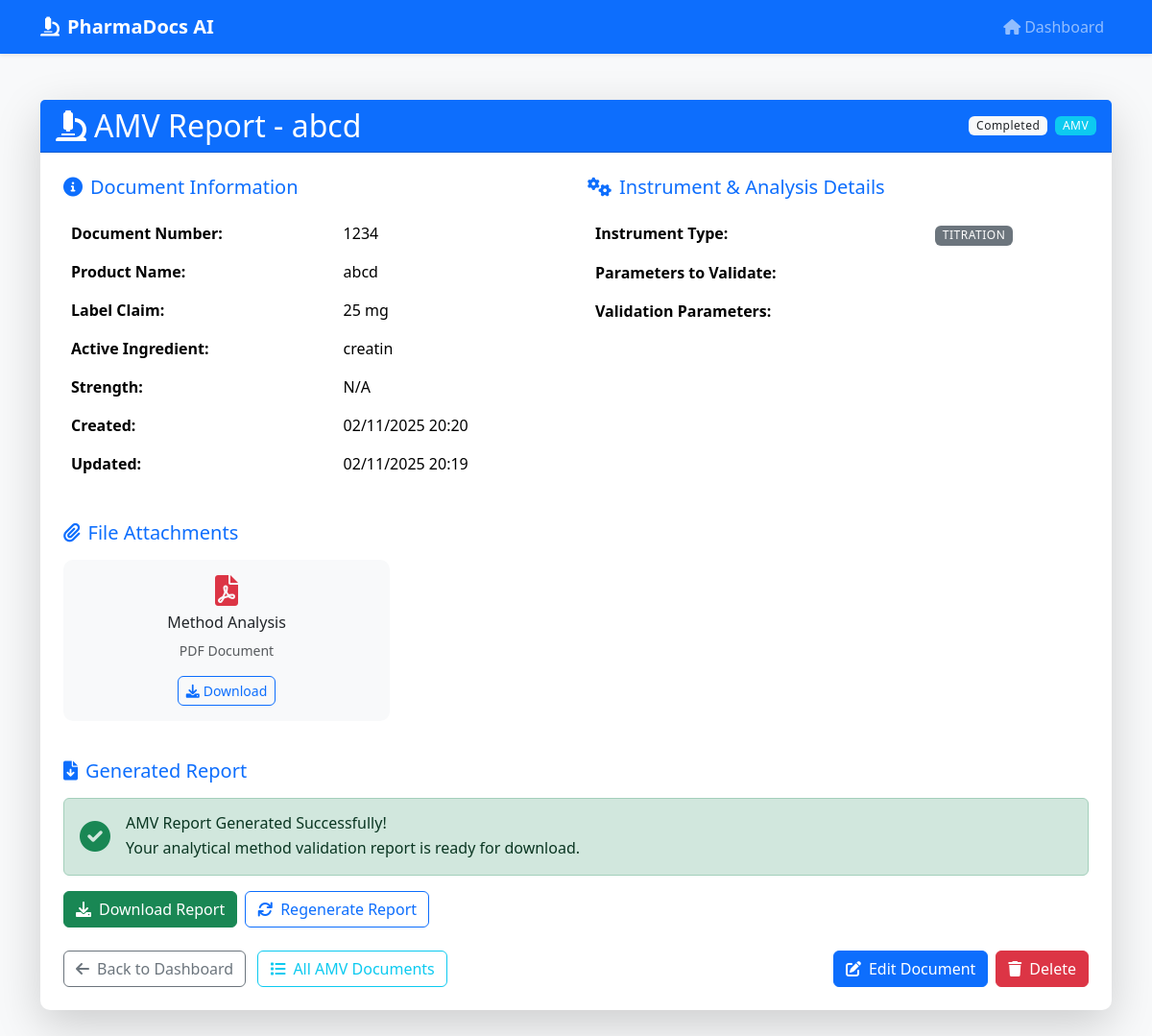
The page /amv/5 (signed in) on the database its author committed.
### models.py (models this page shows, shortened)
class Document(db.Model):
    __tablename__ = 'documents'
    id: Mapped[int] = mapped_column(Integer, primary_key=True)
    user_id: Mapped[int] = mapped_column(Integer, ForeignKey('users.id'), nullable=False)
    company_id: Mapped[int] = mapped_column(Integer, ForeignKey('companies.id'), nullable=False)
    document_type: Mapped[str] = mapped_column(String(50), nullable=False)  # AMV, PV, Stability, etc.
    document_number: Mapped[str] = mapped_column(String(100), nullable=True)
    title: Mapped[str] = mapped_column(String(300), nullable=False)
    status: Mapped[str] = mapped_column(String(20), default='draft')  # draft, generated, completed
    stp_file_url: Mapped[str] = mapped_column(String(500), nullable=True)
    raw_data_url: Mapped[str] = mapped_column(String(500), nullable=True)
    method_analysis_file_url: Mapped[str] = mapped_column(String(500), nullable=True)  # Added for AMV
    generated_doc_url: Mapped[str] = mapped_column(String(500), nullable=True)
    generated_excel_url: Mapped[str] = mapped_column(String(500), nullable=True)
    document_metadata: Mapped[str] = mapped_column(Text, nullable=True)  # JSON string for additional data
    created_at: Mapped[datetime] = mapped_column(DateTime, default=datetime.now())
    updated_at: Mapped[datetime] = mapped_column(DateTime, default=datetime.now(), onupdate=datetime.now())
    user: Mapped["User"] = relationship("User", back_populates="documents")
    company: Mapped["Company"] = relationship("Company", back_populates="documents")
    amv_details: Mapped["AMVDocument"] = relationship("AMVDocument", back_populates="document", uselist=False)
    amv_verification_details: Mapped["AMVVerificationDocument"] = relationship("AMVVerificationDocument", back_populates="document", uselist=False)

class AMVDocument(db.Model):
    __tablename__ = 'amv_documents'
    id: Mapped[int] = mapped_column(Integer, primary_key=True)
    document_id: Mapped[int] = mapped_column(Integer, ForeignKey('documents.id'), nullable=False)
    product_name: Mapped[str] = mapped_column(String(200), nullable=False)
    label_claim: Mapped[str] = mapped_column(String(100), nullable=False)
    active_ingredient: Mapped[str] = mapped_column(String(200), nullable=False)
    strength: Mapped[str] = mapped_column(String(100), nullable=True)
    instrument_type: Mapped[str] = mapped_column(String(50), nullable=False)  # uv, hplc, gc, titration, ir, aas
    instrument_params: Mapped[str] = mapped_column(Text, nullable=True)
    validation_params: Mapped[str] = mapped_column(Text, nullable=True)  # JSON array of selected parameters
    parameters_to_validate: Mapped[str] = mapped_column(Text, nullable=True)  # JSON array of parameters to validate
    stp_filename: Mapped[str] = mapped_column(String(500), nullable=True)
    method_filename: Mapped[str] = mapped_column(String(500), nullable=True)
    raw_data_filename: Mapped[str] = mapped_column(String(500), nullable=True)
    validation_status: Mapped[str] = mapped_column(String(20), default='pending')  # pending, in_progress, completed, failed
    protocol_generated: Mapped[bool] = mapped_column(Boolean, default=False)
    report_generated: Mapped[bool] = mapped_column(Boolean, default=False)
    created_at: Mapped[datetime] = mapped_column(DateTime, default=datetime.now())
    updated_at: Mapped[datetime] = mapped_column(DateTime, default=datetime.now(), onupdate=datetime.now())
    document: Mapped["Document"] = relationship("Document", back_populates="amv_details")

### app_routes/amv_routes.py (the view)
@amv_bp.route('/<int:document_id>')
def view_amv(document_id):
    if 'user_id' not in session:
        return redirect(url_for('auth.login'))
    document = Document.query.filter_by(id=document_id, user_id=session['user_id']).first()
    if not document:
        flash('Document not found', 'error')
        return redirect(url_for('dashboard.user_dashboard'))
    if document.document_type != 'AMV':
        flash('Document not found', 'error')
        return redirect(url_for('dashboard.user_dashboard'))
    metadata = {}
    if document.document_metadata:
        try:
            metadata = json.loads(document.document_metadata)
        except:
            metadata = {}
    amv_details = AMVDocument.query.filter_by(document_id=document_id).first()
    return render_template('view_amv.html', document=document, metadata=metadata, amv_details=amv_details)

### app.py (called while the page is built)
@app.context_processor
def utility_processor():
    return {
        'get_amv_documents_count': get_amv_documents_count,
        'get_amv_verification_count': get_amv_verification_count
    }

### templates/view_amv.html (shortened to what this page needs)
<!DOCTYPE html>
<html lang="en">
<head>
    <link href="https://cdn.jsdelivr.net/npm/bootstrap@5.3.2/dist/css/bootstrap.min.css" rel="stylesheet">
    <link rel="stylesheet" href="{{ url_for('static', filename='css/style.css') }}">
    <link rel="stylesheet" href="https://cdnjs.cloudflare.com/ajax/libs/font-awesome/6.0.0/css/all.min.css">
</head>
<body class="bg-light">
    <nav class="navbar navbar-expand-lg navbar-dark bg-primary shadow-sm">
        <div class="container">
            <a class="navbar-brand" href="{{ url_for('dashboard.user_dashboard') }}">
                <i class="fas fa-microscope me-2"></i>PharmaDocs AI
            </a>
            <div class="navbar-nav ms-auto">
                <a class="nav-link" href="{{ url_for('dashboard.user_dashboard') }}">
                    <i class="fas fa-home me-1"></i>Dashboard
                </a>
            </div>
        </div>
    </nav>
    <div class="container mt-5 mb-5">
        <div class="card shadow-lg border-0">
            <div class="card-header bg-primary text-white">
                <div class="d-flex justify-content-between align-items-center">
                    <h2 class="mb-0">
                        <i class="fas fa-microscope me-2"></i>{{ document.title }}
                    </h2>
                    <div class="d-flex gap-2">
                        <span class="badge bg-light text-dark">{{ document.status.title() }}</span>
                        <span class="badge bg-info">{{ document.document_type }}</span>
                    </div>
                </div>
            </div>
            <div class="card-body p-4">
                <div class="row mb-4">
                    <div class="col-md-6">
                        <h5 class="text-primary mb-3">
                            <i class="fas fa-info-circle me-2"></i>Document Information
                        </h5>
                        <table class="table table-borderless">
                            <tr>
                                <td><strong>Document Number:</strong></td>
                                <td>{{ document.document_number or 'Not assigned' }}</td>
                            </tr>
                            <tr>
                                <td><strong>Product Name:</strong></td>
                                <td>{{ metadata.get('product_name', 'N/A') }}</td>
                            </tr>
                            <tr>
                                <td><strong>Label Claim:</strong></td>
                                <td>{{ metadata.get('label_claim', 'N/A') }}</td>
                            </tr>
                            <tr>
                                <td><strong>Active Ingredient:</strong></td>
                                <td>{{ metadata.get('active_ingredient', 'N/A') }}</td>
                            </tr>
                            <tr>
                                <td><strong>Strength:</strong></td>
                                <td>{{ metadata.get('strength', 'N/A') }}</td>
                            </tr>
                            <tr>
                                <td><strong>Created:</strong></td>
                                <td>{{ document.created_at.strftime('%d/%m/%Y %H:%M') }}</td>
                            </tr>
                            <tr>
                                <td><strong>Updated:</strong></td>
                                <td>{{ document.updated_at.strftime('%d/%m/%Y %H:%M') }}</td>
                            </tr>
                        </table>
                    </div>
                    <div class="col-md-6">
                        <h5 class="text-primary mb-3">
                            <i class="fas fa-cogs me-2"></i>Instrument & Analysis Details
                        </h5>
                        <table class="table table-borderless">
                            <tr>
                                <td><strong>Instrument Type:</strong></td>
                                <td>
                                    <span class="badge bg-secondary">
                                        {{ metadata.get('instrument_type', 'N/A').upper() }}
                                    </span>
                                </td>
                            </tr>
                            <tr>
                                <td><strong>Parameters to Validate:</strong></td>
                                <td>
                                </td>
                            </tr>
                            <tr>
                                <td><strong>Validation Parameters:</strong></td>
                                <td>
                                </td>
                            </tr>
                        </table>
                    </div>
                </div>
                <div class="mb-4">
                    <h5 class="text-primary mb-3">
                        <i class="fas fa-paperclip me-2"></i>File Attachments
                    </h5>
                    <div class="row">
                        {% if document.method_analysis_file_url %}
                        <div class="col-md-4 mb-3">
                            <div class="card border-0 bg-light">
                                <div class="card-body text-center">
                                    <i class="fas fa-file-pdf text-danger fa-2x mb-2"></i>
                                    <h6 class="card-title">Method Analysis</h6>
                                    <p class="card-text text-muted small">PDF Document</p>
                                    <a href="{{ document.method_analysis_file_url }}"
                                       class="btn btn-outline-primary btn-sm" target="_blank">
                                        <i class="fas fa-download me-1"></i>Download
                                    </a>
                                </div>
                            </div>
                        </div>
                        {% endif %}
                    </div>
                </div>
                {% if document.generated_doc_url %}
                <div class="mb-4">
                    <h5 class="text-primary mb-3">
                        <i class="fas fa-file-download me-2"></i>Generated Report
                    </h5>
                    <div class="alert alert-success d-flex align-items-center">
                        <i class="fas fa-check-circle fa-2x me-3 text-success"></i>
                        <div>
                            <h6 class="mb-1">AMV Report Generated Successfully!</h6>
                            <p class="mb-0">Your analytical method validation report is ready for download.</p>
                        </div>
                    </div>
                    <div class="d-flex gap-2">
                        <a href="{{ url_for('amv_bp.download_amv_report', document_id=document.id) }}"
                           class="btn btn-success">
                            <i class="fas fa-download me-2"></i>Download Report
                        </a>
                        <button class="btn btn-outline-primary" onclick="regenerateReport()">
                            <i class="fas fa-sync me-2"></i>Regenerate Report
                        </button>
                    </div>
                </div>
                {% endif %}
                <div class="d-flex justify-content-between align-items-center">
                    <div>
                        <a href="{{ url_for('dashboard.user_dashboard') }}" class="btn btn-outline-secondary">
                            <i class="fas fa-arrow-left me-2"></i>Back to Dashboard
                        </a>
                        <a href="{{ url_for('amv_bp.list_amv_documents') }}" class="btn btn-outline-info ms-2">
                            <i class="fas fa-list me-2"></i>All AMV Documents
                        </a>
                    </div>
                    <div class="d-flex gap-2">
                        <button class="btn btn-primary" onclick="editDocument()">
                            <i class="fas fa-edit me-2"></i>Edit Document
                        </button>
                        <button class="btn btn-danger" onclick="deleteDocument()">
                            <i class="fas fa-trash me-2"></i>Delete
                        </button>
                    </div>
                </div>
            </div>
        </div>
    </div>
</body>
</html>

### static/css/style.css (style rules this page uses)
:root { --primary-color: #007bff; --secondary-color: #6c757d; --success-color: #28a745; --info-color: #17a2b8; --warning-color: #ffc107; --danger-color: #dc3545; --light-color: #f8f9fa; --dark-color: #343a40; --font-family: 'Segoe UI', Tahoma, Geneva, Verdana, sans-serif; }
body { font-family: var(--font-family); background-color: #f5f5f5; color: #333; }
.navbar-brand { font-weight: bold; font-size: 1.25rem; }
.card { border: none; border-radius: 10px; transition: all 0.3s ease; }
.badge { font-size: 0.75rem; font-weight: 500; letter-spacing: 0.5px; }
.btn { border-radius: 6px; font-weight: 500; transition: all 0.3s ease; }

### rows shown on the page
Document: title "AMV Report - abcd", status "Completed", document_type "AMV", document_number "1234", created_at "02/11/2025 20:20", updated_at "02/11/2025 20:19"
AMVDocument: get "abcd", get "25 mg", get "creatin", get "TITRATION"

### other values the page prints
{{ metadata.get('strength', 'N/A') }} "N/A"
